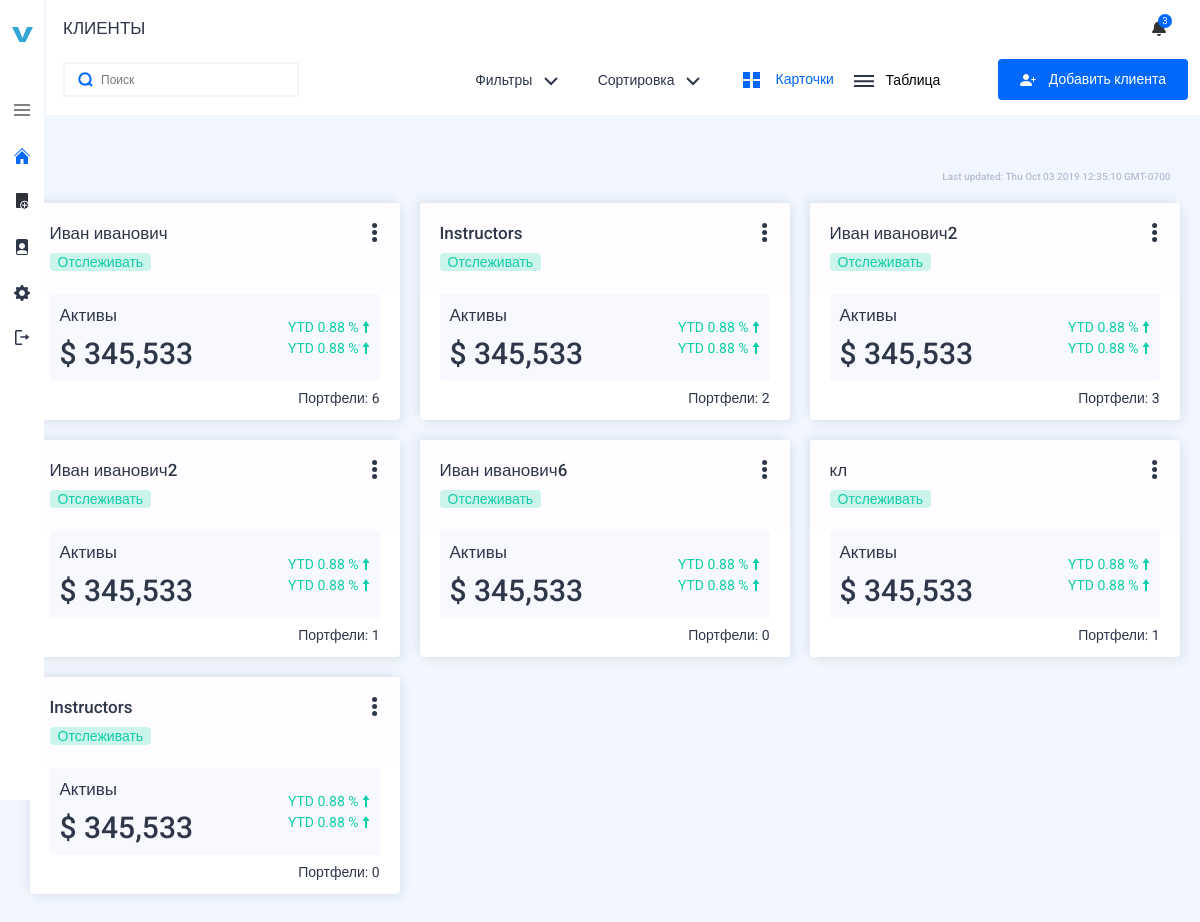
/client-overview/ (signed in), run on an earlier commit of the app's database.
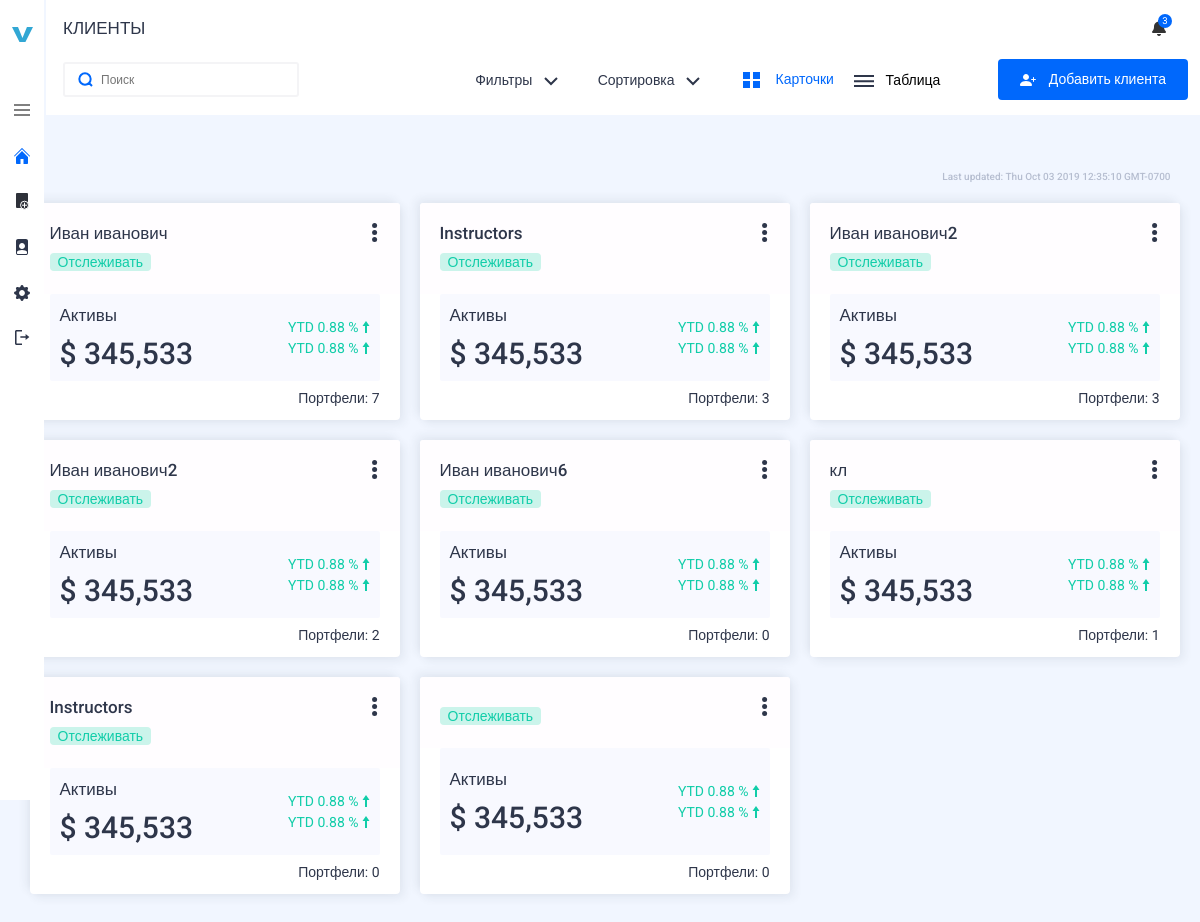
And on a later commit of the database.
### users/models.py (models this page shows, shortened)
class Client(models.Model):
	investmen = models.ForeignKey(InvestmentAdvisor, on_delete=models.CASCADE, related_name='client')
	name = models.CharField(max_length=255)
	description = models.TextField(blank=True)
	date_of_birth = models.DateField()
	retirement_date = models.DateField()
	drawdown_behavior = models.PositiveSmallIntegerField(choices=DRAWDOWN_BEHAVIOR,)
	employment_status = models.PositiveSmallIntegerField(choices=EMPLOYMENT_STATUS,)

### config/views.py (the view)
# urls.py: path('client-overview/', views.clients_list, name='clients-list'),
def clients_list(request):
	investmen = InvestmentAdvisor.objects.get(user=request.user)
	all_clients = Client.objects.filter(investmen=investmen)
	template = 'client/clients.html'
	context = {
		'all_clients': all_clients,
	}
	return render(request, template, context)

### templates/client/clients.html (shortened to what the changed rows need)
{% extends 'index.html' %}
{% load static %}
{% block content %}
    <main class="content">
        <div class="container">
            <div class="row fadeIn client-cards">
                <div class="col-md-4 client-grid">
                    {% for i in all_clients %}
                    <div class="card client-card">
                        <div class="card-header d-flex align-items-start justify-content-between">
                            <div>
                                <a href="{% url 'client-overview' i.pk %}" class="card-title">{{ i.name }}</a>
                                <span class="badge bg-success badge-edited">Отслеживать</span>
                            </div>
                            <div class="dropdown client-card__settings d-flex align-items-center justify-content-end">
                                <button class="signals__sort-btn dropdown-toggle" type="button" id="dropdownMenuButton" data-mdb-toggle="dropdown" aria-expanded="false">
                                    <svg width="10" height="20" viewBox="0 0 10 20" fill="none" xmlns="http://www.w3.org/2000/svg">
                                        <circle cx="4.58228" cy="2.5" r="2.5" fill="#2E364A" />
                                        <circle cx="4.58228" cy="9.5" r="2.5" fill="#2E364A" />
                                        <circle cx="4.58228" cy="16.5" r="2.5" fill="#2E364A" />
                                    </svg>
                                </button>
                            </div>
                        </div>
                        <div class="card-body d-flex align-items-center justify-content-between">
                            <div class="card-client__cost">
                                <p class="card-title card-title_normal">Активы</p>
                                <p class="huge-text">$ 345,533</p>
                            </div>
                            <div class="client-rating">
                                <span class="text-success d-flex align-items-center client-rating__item">
                                    <span>YTD 0.88 %</span>
                                    <svg width="8" height="12" viewBox="0 0 8 12" fill="none" xmlns="http://www.w3.org/2000/svg">
                                        <path d="M5 12H3V5H0.5L4 0L7.5 5H5V12Z" fill="#11CDA9" />
                                    </svg>
                                </span>
                                <span class="text-success d-flex align-items-center client-rating__item">
                                    <span>YTD 0.88 %</span>
                                    <svg width="8" height="12" viewBox="0 0 8 12" fill="none" xmlns="http://www.w3.org/2000/svg">
                                        <path d="M5 12H3V5H0.5L4 0L7.5 5H5V12Z" fill="#11CDA9" />
                                    </svg>
                                </span>
                            </div>
                        </div>
                        <div class="card-footer text-right">
                            Портфели: {{ i.portfolio.count }}
                        </div>
                    </div>
                    {% endfor %}
                </div>
            </div>
        </div>
    </main>
{% endblock %}

What changed in the data, as far as the page shows it:
computed for Client "Иван иванович": portfolio.count "6" → "7"
computed for Client (number 2 of 8 on the later page): portfolio.count "2" → "3"
computed for Client (number 4 of 8 on the later page): portfolio.count "1" → "2"
added Client: portfolio.count "0"
